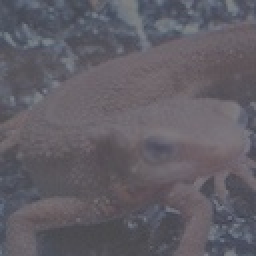
#> input picture Question_21_30/myanswers/imori_dark.jpg, 128 x 128 px (shown 2 times larger)
$ python myans_23.py
#> lines starting #> are read from the running program, lines starting #| are printed output that depends on the picture
import cv2
import numpy as np
import matplotlib.pyplot as plt

def HistEqualization(img):
    print(img)
    S = img.size
    Zmax = np.max(img)
    result = img.copy()

    h_z = 0
    for z in range(255):
        ind = np.where(img == z)
        h_z += img[img == z].size
        result[ind] = Zmax / S * h_z

    return result

img = cv2.imread("imori_dark.jpg")
#> img is the input picture: shape (128, 128, 3); mean B, G, R 101.9, 94, 97.2
plt.hist(img.ravel(), bins=255, range=(0, 255))
plt.show()
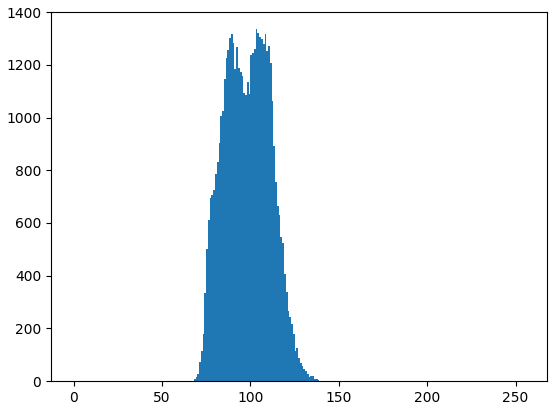
#> figure drawn by matplotlib, 1 panel; tallest bar 1335 high, from x = 103 to 104

result = HistEqualization(img)
#> (printed output is left out)
#> in HistEqualization, `Zmax = np.max(img)`: Zmax = 141
#> after the loop in HistEqualization, `for z in range(255):`:
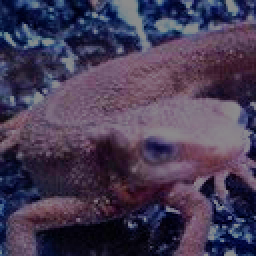
#> result: shape (128, 128, 3) (shown 2 times larger); mean B, G, R 84.4, 59.6, 70.6
#> after the loop in HistEqualization, `for z in range(255):`: h_z = 49152
plt.hist(result.ravel(), bins=255, range=(0, 255))
plt.show()
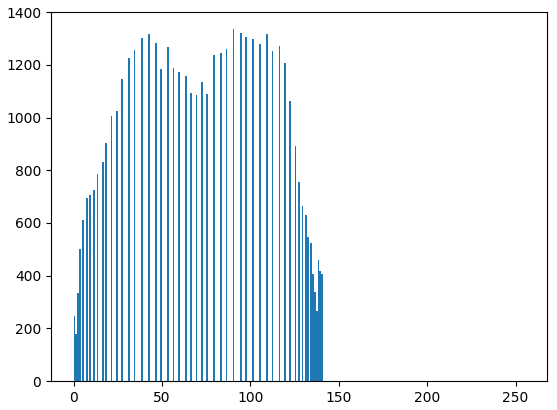
#> figure drawn by matplotlib, 1 panel; tallest bar 1335 high, from x = 90 to 91
plt.savefig("myans_23_1.jpg")

cv2.imwrite("myans_23_2.jpg", result)
cv2.imshow("result", result)
cv2.waitKey(0)
cv2.destroyAllWindows()
